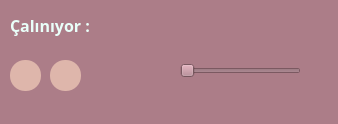
<?xml version="1.0" encoding="UTF-8"?>
<ui version="4.0">
 <class>MainWindow</class>
 <widget class="QMainWindow" name="MainWindow">
  <property name="geometry">
   <rect>
    <x>0</x>
    <y>0</y>
    <width>338</width>
    <height>124</height>
   </rect>
  </property>
  <property name="minimumSize">
   <size>
    <width>338</width>
    <height>124</height>
   </size>
  </property>
  <property name="maximumSize">
   <size>
    <width>338</width>
    <height>124</height>
   </size>
  </property>
  <property name="windowTitle">
   <string>Müzik</string>
  </property>
  <property name="styleSheet">
   <string notr="true">background-color:#AC7D88;</string>
  </property>
  <widget class="QWidget" name="centralwidget">
   <widget class="QLabel" name="lblMusic">
    <property name="geometry">
     <rect>
      <x>10</x>
      <y>10</y>
      <width>391</width>
      <height>31</height>
     </rect>
    </property>
    <property name="font">
     <font>
      <family>Bahnschrift SemiBold SemiConden</family>
      <pointsize>12</pointsize>
      <weight>75</weight>
      <bold>true</bold>
     </font>
    </property>
    <property name="styleSheet">
     <string notr="true">color:rgb(233, 255, 249);</string>
    </property>
    <property name="text">
     <string>Çalınıyor : </string>
    </property>
   </widget>
   <widget class="QSlider" name="slider">
    <property name="geometry">
     <rect>
      <x>180</x>
      <y>60</y>
      <width>121</width>
      <height>22</height>
     </rect>
    </property>
    <property name="styleSheet">
     <string notr="true">border-radius:5px;</string>
    </property>
    <property name="orientation">
     <enum>Qt::Horizontal</enum>
    </property>
   </widget>
   <widget class="QLabel" name="lblVolume">
    <property name="geometry">
     <rect>
      <x>120</x>
      <y>50</y>
      <width>41</width>
      <height>41</height>
     </rect>
    </property>
    <property name="font">
     <font>
      <family>Bahnschrift SemiBold Condensed</family>
      <pointsize>16</pointsize>
      <weight>75</weight>
      <bold>true</bold>
     </font>
    </property>
    <property name="styleSheet">
     <string notr="true">color:rgb(233, 255, 249);</string>
    </property>
    <property name="text">
     <string/>
    </property>
   </widget>
   <widget class="QPushButton" name="btnPlay">
    <property name="geometry">
     <rect>
      <x>10</x>
      <y>60</y>
      <width>31</width>
      <height>31</height>
     </rect>
    </property>
    <property name="font">
     <font>
      <family>Bahnschrift Light SemiCondensed</family>
      <pointsize>14</pointsize>
     </font>
    </property>
    <property name="styleSheet">
     <string notr="true">background-color:#DEB6AB;
border-radius:15px;</string>
    </property>
    <property name="text">
     <string/>
    </property>
   </widget>
   <widget class="QPushButton" name="btnStop">
    <property name="geometry">
     <rect>
      <x>50</x>
      <y>60</y>
      <width>31</width>
      <height>31</height>
     </rect>
    </property>
    <property name="font">
     <font>
      <family>Bahnschrift Light SemiCondensed</family>
      <pointsize>14</pointsize>
     </font>
    </property>
    <property name="styleSheet">
     <string notr="true">background-color:#DEB6AB;
border-radius:15px;</string>
    </property>
    <property name="text">
     <string/>
    </property>
   </widget>
  </widget>
  <widget class="QStatusBar" name="statusbar"/>
 </widget>
 <resources/>
 <connections/>
</ui>
